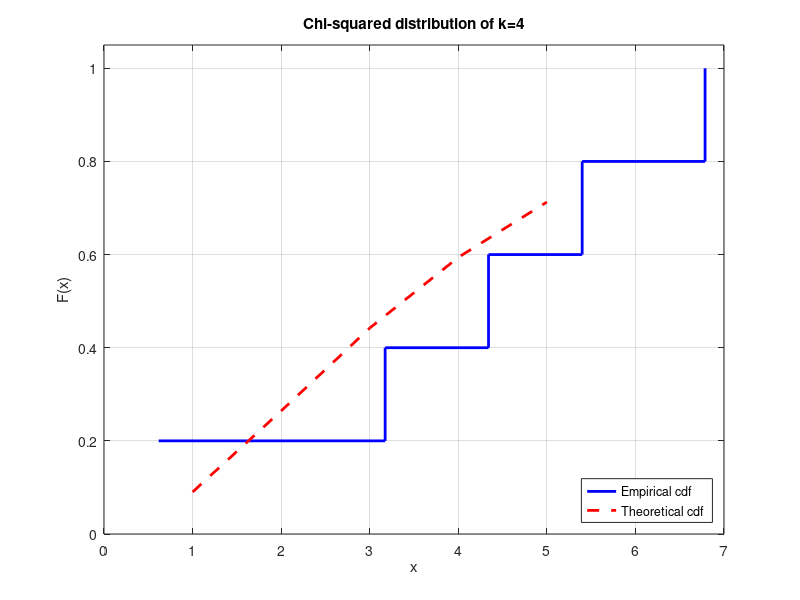

Write MATLAB code to recreate this figure.
clear;

n = input('Please enter the number of samples: ');     % number of samples
k = 4;
for i = 1:n
    X(i) = sum(randn(1,k).^2);
end

X = sort(X);
figure(1)
stairs(X,1/n:1/n:1,'b','linewidth',2);
hold on
grid on
plot(chi2cdf(1:n,k),'r--','linewidth',2);
hold off
legend('Empirical cdf','Theoretical cdf','Location','southeast');
ylim([0 1.05]);
title('Chi-squared distribution of k=4');
xlabel('x');
ylabel('F(x)');

F10x = 1/n:1/n:1;
Fx = chi2cdf(X(1:n),k);
disp(['The lower bound is: ', ...
    num2str(max(F10x - Fx))]);

disp(['25th percentile: ' num2str(X(floor(0.25*n))), ...
    '   Theretical: ', num2str(chi2inv(0.25,4))]);
disp(['50th percentile: ' num2str(X(floor(0.50*n))), ...
    '   Theretical: ', num2str(chi2inv(0.50,4))]);
disp(['95th percentile: ' num2str(X(floor(0.95*n))), ...
    '   Theretical: ', num2str(chi2inv(0.95,4))]);
 
